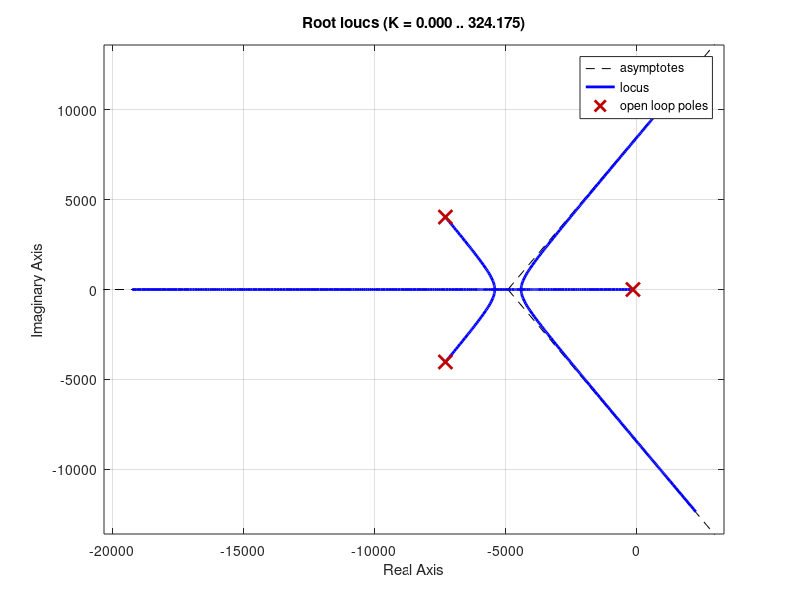

The MATLAB script that drew this image: (Note: this script raises an error after producing the figure.)
% modeling Motor
% Pittman 14204S006 Lo-Cog DC servo Motor
% Encoder resulation 500 CPR
Kt=6.12E-02     % N-M
Ke=6.12E-02     % V/rad/s
Ra=1.01         % ohm
L=1.6e-3           % H
Jm= 2.6E-5      % kg-m^2
Tf=1.6          % N-m  friction torque
b=1.2e-5        % friction , Viscous damping N-M/s

% From text book p.55 eq(2.71)
% we get
K= Kt/(b*Ra+Kt*Ke)
Tau=Ra*Jm/(b*Ra+Kt*Ke)
    % K =
    %    16.2872
    % Tau =
    %     0.0070
    
%  Rad/s   ( Output)
% -------
% Voltage( Input )
num=[K/Tau]
den=[Tau/Tau 1/Tau]
    % num =
    %   2.3305e+003
    % den =
    %     1.0000  143.0906

sysG=tf(num,den)    
    % Transfer function:
    %   2331
    % ---------
    % s + 143.1
sysT=feedback(sysG,143.1/2331)    
zpk(sysT)    

numC1=[0.0578/0.00012^2]
denC1=[0.00012^2/0.00012^2 0.00021/0.00012^2 1/0.00012^2 ]
 sysC1=tf(numC1,denC1)
 step(sysC1)

 step(sysC1*sysG)
rlocus(sysC1*sysG)

sysT1=feedback(sysC*sysG,1)
zpk(sysT1) 
step(sysT1)

numC2=[0.0035/0.0035 1/0.0035]*492
denC2=[1 ]
sysC2=tf(numC2,denC2)
sysT2=feedback(sysC2*sysG,1)
zpk(sysT2)
step(sysT2)















